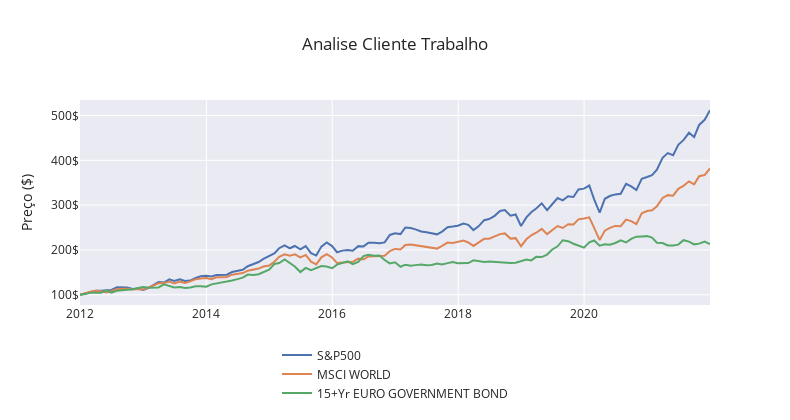

This figure's notebook cell:
### Code cell
# Fazer com que as séries temporais comecem do mesmo ponto
ETFs_mensal = normalize(ETFs_mensal)

# Fazer gráfico vazio
fig = go.Figure()

# Mover legenda para baixo
fig.update_layout(legend=dict(
    yanchor="bottom",
    y=-0.5,
    xanchor="center",
    x=0.5
))

# Adicionar as linhas (uma a uma)
fig = fig.add_trace(go.Scatter(x=ETFs_mensal.index, y=ETFs_mensal['CSPX.AS'], name='S&P500'))
fig = fig.add_trace(go.Scatter(x=ETFs_mensal.index, y=ETFs_mensal['IWDA.AS'], name='MSCI WORLD'))
fig = fig.add_trace(go.Scatter(x=ETFs_mensal.index, y=ETFs_mensal['LYXF.F'], name='15+Yr EURO GOVERNMENT BOND'))

# Acrescentar símbolos de dólar e títulos nos eixos
fig = fig.update_yaxes(title='Preço ($)', ticksuffix='$')

# Acrescentar tema
fig = fig.update_layout(template='seaborn',
                        title='Analise Cliente Trabalho',
                        height=420,
                        width=790)

fig.show()
